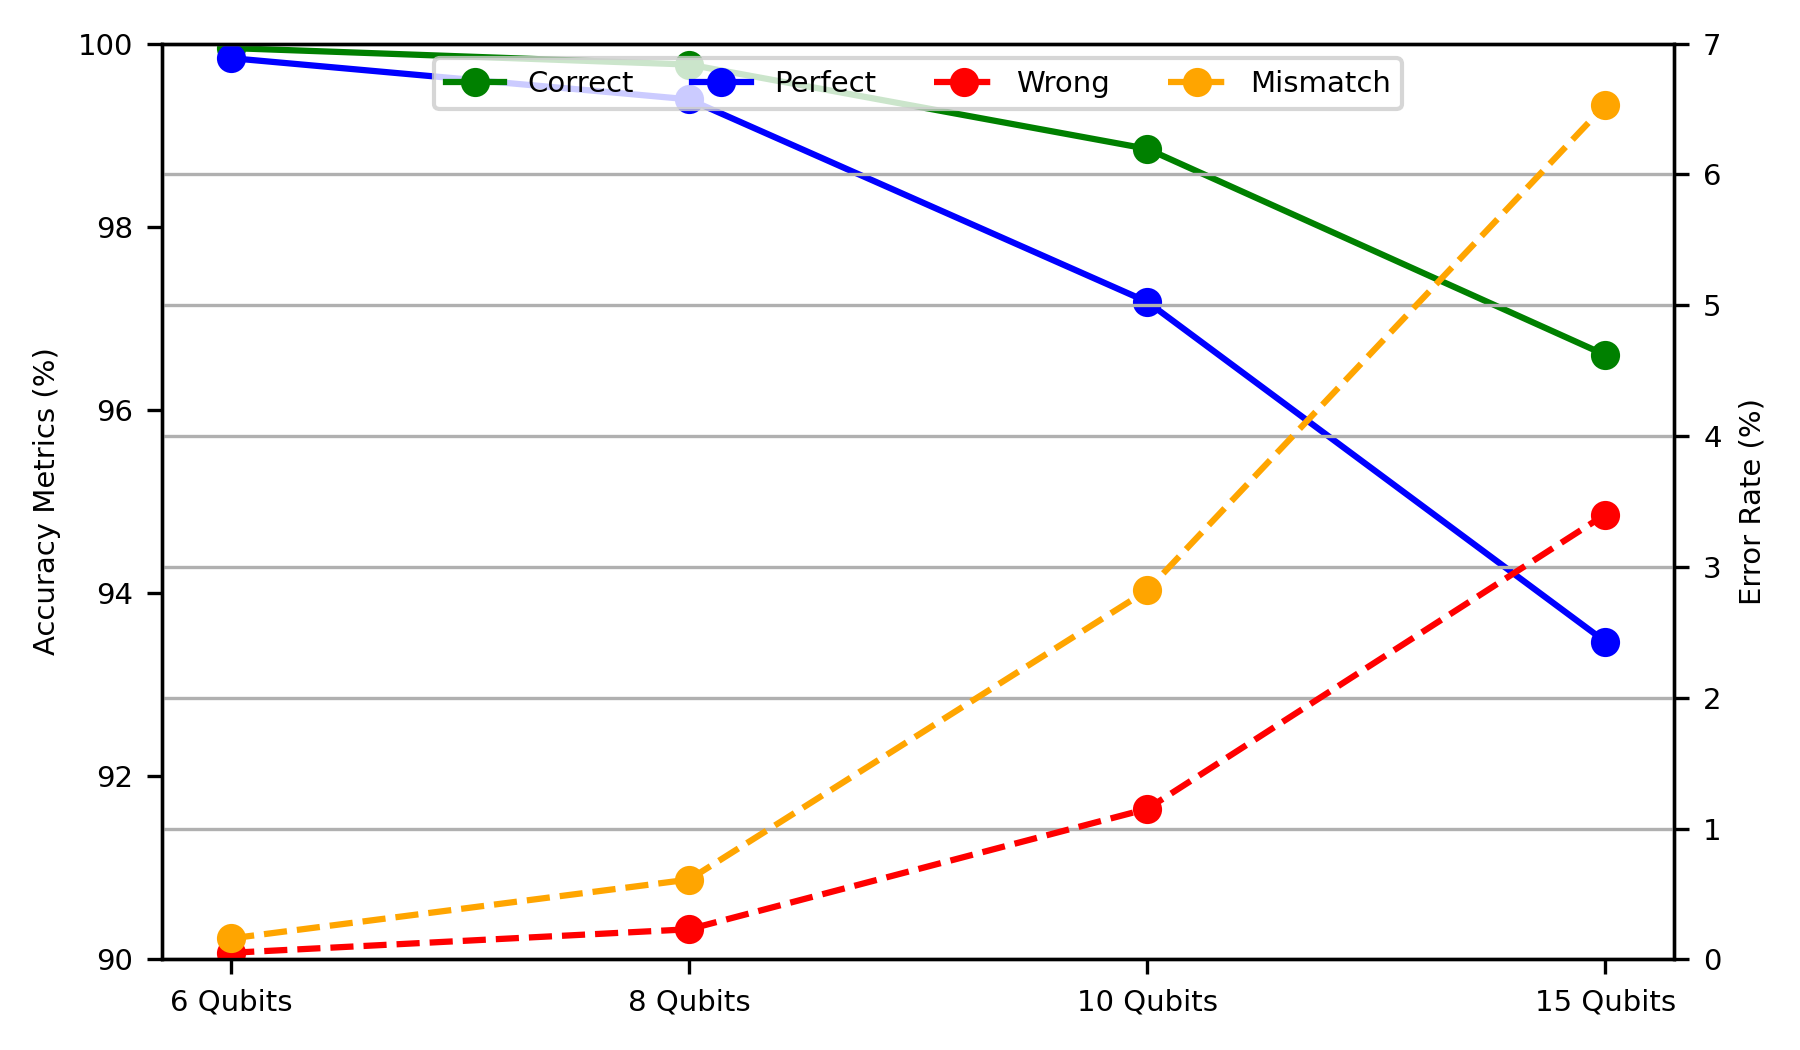

Write the Python code that produced this figure.


import matplotlib.pyplot as plt

labels = ['15 Qubits', '10 Qubits', '8 Qubits', '6 Qubits']
correct =  [96.6, 98.85, 99.77, 99.95]
wrong =    [3.4, 1.15, 0.23, 0.05]
perfect =  [93.47, 97.18, 99.39, 99.84]
mismatch = [6.53, 2.82, 0.61, 0.16]

labels = labels[::-1]
correct = correct[::-1]
wrong = wrong[::-1]
perfect = perfect[::-1]
mismatch = mismatch[::-1]

plt.rcParams.update({'font.size': 7})

fig, ax1 = plt.subplots(figsize=(6, 3.5))  # în inch

ax1.plot(labels, correct, marker='o', label='Correct', color='green')
ax1.plot(labels, perfect, marker='o', label='Perfect', color='blue')
ax1.set_ylabel('Accuracy Metrics (%)', color='black')
ax1.set_ylim(90, 100)
ax1.tick_params(axis='y')

ax2 = ax1.twinx()
ax2.plot(labels, wrong, marker='o', label='Wrong', color='red', linestyle='dashed')
ax2.plot(labels, mismatch, marker='o', label='Mismatch', color='orange', linestyle='dashed')
ax2.set_ylabel('Error Rate (%)', color='black')
ax2.set_ylim(0, 7)
ax2.tick_params(axis='y')

lines1, labels1 = ax1.get_legend_handles_labels()
lines2, labels2 = ax2.get_legend_handles_labels()
plt.legend(lines1 + lines2, labels1 + labels2, loc='upper center', ncol=4)


# plt.title('Metric Evolution by Qubit Count')
plt.xlabel('Qubits')
plt.grid(True)
plt.tight_layout()

fig.savefig("metrics.png", dpi=300)

plt.show()
